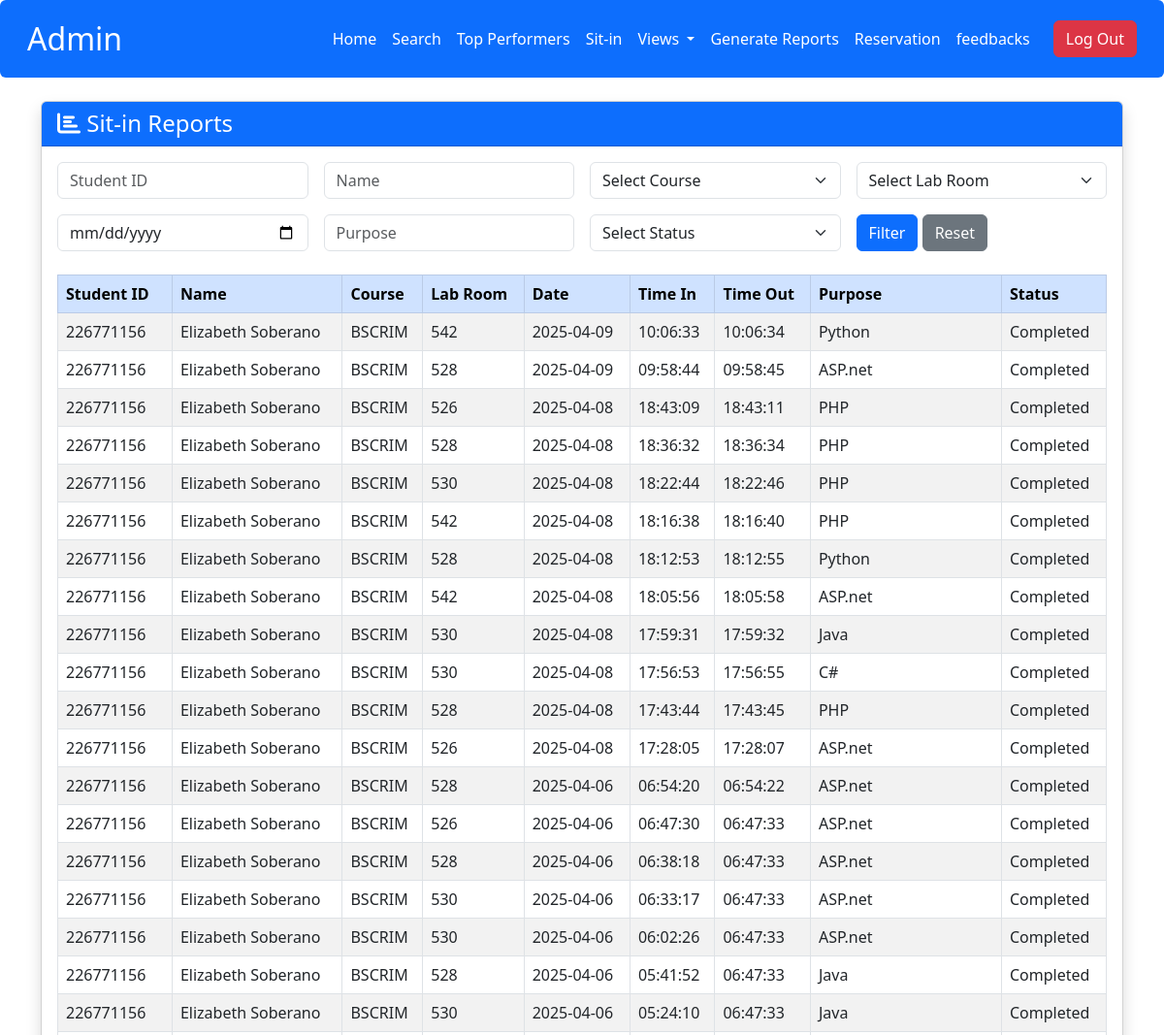
Before: /admin/generate_report.php (upper part) with the older database file.
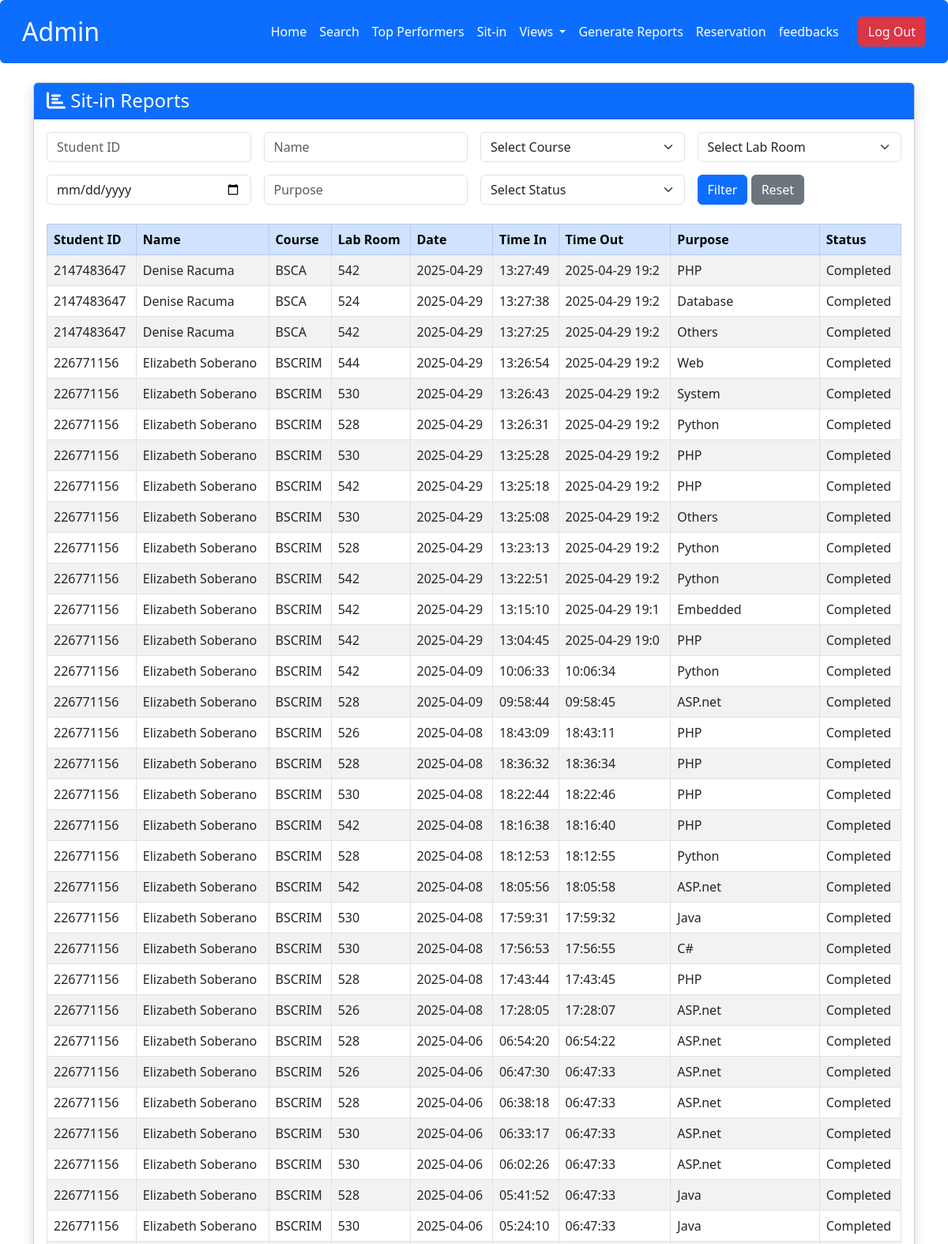
After: the same page with the newer database file.
### tables this page shows
CREATE TABLE `student_sit_in` (
  `sit_id` int(11) NOT NULL,
  `id_number` int(11) NOT NULL,
  `sit_purpose` varchar(50) NOT NULL,
  `sit_lab` varchar(20) NOT NULL,
  `time_in` varchar(15) NOT NULL,
  `time_out` varchar(15) NOT NULL,
  `sit_date` varchar(10) NOT NULL,
  `status` varchar(20) NOT NULL
);

CREATE TABLE `user` (
  `id` int(11) NOT NULL,
  `lname` varchar(50) DEFAULT NULL,
  `fname` varchar(50) DEFAULT NULL,
  `MName` varchar(50) DEFAULT NULL,
  `Course` varchar(50) DEFAULT NULL,
  `Level` varchar(10) DEFAULT NULL,
  `username` varchar(50) DEFAULT NULL,
  `password` varchar(255) NOT NULL,
  `image` varchar(255) DEFAULT NULL,
  `email` varchar(100) NOT NULL,
  `address` varchar(255) DEFAULT NULL,
  `role` enum('admin','user') NOT NULL DEFAULT 'user',
  `remaining_session` int(11) NOT NULL DEFAULT 30,
  `points` int(11) DEFAULT 0
);

### admin/generate_report.php (the view, shortened to what this page needs)
<?php
include('db.php');
include('admin_navbar.php');
?>
<!DOCTYPE html>
<html lang="en">
<head>
    <link rel="stylesheet" href="https://cdn.jsdelivr.net/npm/bootstrap@5.3.0/dist/css/bootstrap.min.css">
    <link rel="stylesheet" href="https://cdnjs.cloudflare.com/ajax/libs/font-awesome/6.5.1/css/all.min.css">
    <link rel="stylesheet" href="https://cdn.datatables.net/1.11.5/css/dataTables.bootstrap5.min.css">
    <link rel="stylesheet" href="https://cdn.datatables.net/buttons/2.2.2/css/buttons.bootstrap5.min.css">
</head>
<body>
    <div class="container mt-4">
        <div class="card shadow">
            <div class="card-header bg-primary text-white">
                <h4 class="mb-0"><i class="fas fa-chart-bar"></i> Sit-in Reports</h4>
            </div>
            <div class="card-body">
                <form method="POST" class="mb-4">
                    <div class="row g-3">
                        <div class="col-md-3">
                            <input type="text" class="form-control" name="student_id" placeholder="Student ID" value="<?php echo $_POST['student_id'] ?? ''; ?>">
                        </div>
                        <div class="col-md-3">
                            <input type="text" class="form-control" name="name" placeholder="Name" value="<?php echo $_POST['name'] ?? ''; ?>">
                        </div>
                        <div class="col-md-3">
                            <select class="form-select" name="course">
                                <option value="">Select Course</option>
                            </select>
                        </div>
                        <div class="col-md-3">
                            <select class="form-select" name="lab_room">
                                <option value="">Select Lab Room</option>
                            </select>
                        </div>
                        <div class="col-md-3">
                            <input type="date" class="form-control" name="date" value="<?php echo $_POST['date'] ?? ''; ?>">
                        </div>
                        <div class="col-md-3">
                            <input type="text" class="form-control" name="purpose" placeholder="Purpose" value="<?php echo $_POST['purpose'] ?? ''; ?>">
                        </div>
                        <div class="col-md-3">
                            <select class="form-select" name="status">
                                <option value="">Select Status</option>
                            </select>
                        </div>
                        <div class="col-md-3">
                            <button type="submit" class="btn btn-primary">Filter</button>
                            <a href="generate_report.php" class="btn btn-secondary">Reset</a>
                        </div>
                    </div>
                </form>
                <table id="reportTable" class="table table-striped table-bordered">
                    <thead class="table-primary">
                        <tr>
                            <th>Student ID</th>
                            <th>Name</th>
                            <th>Course</th>
                            <th>Lab Room</th>
                            <th>Date</th>
                            <th>Time In</th>
                            <th>Time Out</th>
                            <th>Purpose</th>
                            <th>Status</th>
                        </tr>
                    </thead>
                    <tbody>
                        <?php
                        $query = "SELECT s.*, u.fname, u.lname, u.Course
                                FROM student_sit_in s
                                LEFT JOIN user u ON s.id_number = u.id";
                        $query .= " ORDER BY s.sit_date DESC, s.time_in DESC";
                        $result = mysqli_query($con, $query);
                        while($row = mysqli_fetch_assoc($result)) {
                            echo "<tr>
                                    <td>{$row['id_number']}</td>
                                    <td>{$row['fname']} {$row['lname']}</td>
                                    <td>{$row['Course']}</td>
                                    <td>{$row['sit_lab']}</td>
                                    <td>{$row['sit_date']}</td>
                                    <td>{$row['time_in']}</td>
                                    <td>{$row['time_out']}</td>
                                    <td>{$row['sit_purpose']}</td>
                                    <td>{$row['status']}</td>
                                </tr>";
                        }
                        ?>
                    </tbody>
                </table>
            </div>
        </div>
    </div>
</body>
</html>

Changed rows visible on the page:
added student_sit_in: id_number "2147483647", user.fname "Denise", user.lname "Racuma", user.Course "BSCA", sit_lab "542", sit_date "2025-04-29", time_in "13:27:49", time_out "2025-04-29 19:2", sit_purpose "PHP", status "Completed"
added student_sit_in: id_number "2147483647", user.fname "Denise", user.lname "Racuma", user.Course "BSCA", sit_lab "524", sit_date "2025-04-29", time_in "13:27:38", time_out "2025-04-29 19:2", sit_purpose "Database", status "Completed"
added student_sit_in: id_number "2147483647", user.fname "Denise", user.lname "Racuma", user.Course "BSCA", sit_lab "542", sit_date "2025-04-29", time_in "13:27:25", time_out "2025-04-29 19:2", sit_purpose "Others", status "Completed"
added student_sit_in: id_number "226771156", user.fname "Elizabeth", user.lname "Soberano", user.Course "BSCRIM", sit_lab "544", sit_date "2025-04-29", time_in "13:26:54", time_out "2025-04-29 19:2", sit_purpose "Web", status "Completed"
added student_sit_in: id_number "226771156", user.fname "Elizabeth", user.lname "Soberano", user.Course "BSCRIM", sit_lab "530", sit_date "2025-04-29", time_in "13:26:43", time_out "2025-04-29 19:2", sit_purpose "System", status "Completed"
added student_sit_in: id_number "226771156", user.fname "Elizabeth", user.lname "Soberano", user.Course "BSCRIM", sit_lab "528", sit_date "2025-04-29", time_in "13:26:31", time_out "2025-04-29 19:2", sit_purpose "Python", status "Completed"
added student_sit_in: id_number "226771156", user.fname "Elizabeth", user.lname "Soberano", user.Course "BSCRIM", sit_lab "530", sit_date "2025-04-29", time_in "13:25:28", time_out "2025-04-29 19:2", sit_purpose "PHP", status "Completed"
added student_sit_in: id_number "226771156", user.fname "Elizabeth", user.lname "Soberano", user.Course "BSCRIM", sit_lab "542", sit_date "2025-04-29", time_in "13:25:18", time_out "2025-04-29 19:2", sit_purpose "PHP", status "Completed"
added student_sit_in: id_number "226771156", user.fname "Elizabeth", user.lname "Soberano", user.Course "BSCRIM", sit_lab "530", sit_date "2025-04-29", time_in "13:25:08", time_out "2025-04-29 19:2", sit_purpose "Others", status "Completed"
added student_sit_in: id_number "226771156", user.fname "Elizabeth", user.lname "Soberano", user.Course "BSCRIM", sit_lab "528", sit_date "2025-04-29", time_in "13:23:13", time_out "2025-04-29 19:2", sit_purpose "Python", status "Completed"
added student_sit_in: id_number "226771156", user.fname "Elizabeth", user.lname "Soberano", user.Course "BSCRIM", sit_lab "542", sit_date "2025-04-29", time_in "13:22:51", time_out "2025-04-29 19:2", sit_purpose "Python", status "Completed"
added student_sit_in: id_number "226771156", user.fname "Elizabeth", user.lname "Soberano", user.Course "BSCRIM", sit_lab "542", sit_date "2025-04-29", time_in "13:15:10", time_out "2025-04-29 19:1", sit_purpose "Embedded", status "Completed"
added student_sit_in: id_number "226771156", user.fname "Elizabeth", user.lname "Soberano", user.Course "BSCRIM", sit_lab "542", sit_date "2025-04-29", time_in "13:04:45", time_out "2025-04-29 19:0", sit_purpose "PHP", status "Completed"
